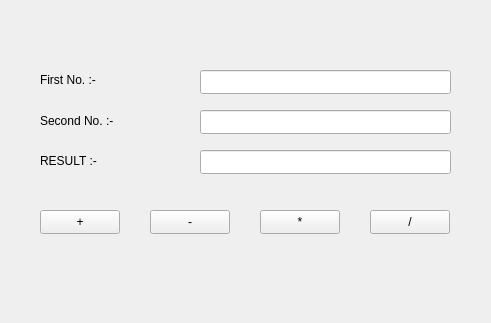
<?xml version="1.0" encoding="UTF-8"?>
<ui version="4.0">
 <class>MainFile1</class>
 <widget class="QMainWindow" name="MainFile1">
  <property name="geometry">
   <rect>
    <x>0</x>
    <y>0</y>
    <width>491</width>
    <height>323</height>
   </rect>
  </property>
  <property name="windowTitle">
   <string>MainFile1</string>
  </property>
  <widget class="QWidget" name="centralwidget">
   <widget class="QLabel" name="firstno">
    <property name="geometry">
     <rect>
      <x>40</x>
      <y>70</y>
      <width>91</width>
      <height>20</height>
     </rect>
    </property>
    <property name="text">
     <string>First No. :-</string>
    </property>
   </widget>
   <widget class="QLabel" name="secondno">
    <property name="geometry">
     <rect>
      <x>40</x>
      <y>110</y>
      <width>91</width>
      <height>21</height>
     </rect>
    </property>
    <property name="text">
     <string>Second No. :-</string>
    </property>
   </widget>
   <widget class="QLabel" name="result">
    <property name="geometry">
     <rect>
      <x>40</x>
      <y>150</y>
      <width>61</width>
      <height>21</height>
     </rect>
    </property>
    <property name="text">
     <string>RESULT :-</string>
    </property>
   </widget>
   <widget class="QPushButton" name="btnAdd">
    <property name="geometry">
     <rect>
      <x>40</x>
      <y>210</y>
      <width>80</width>
      <height>24</height>
     </rect>
    </property>
    <property name="text">
     <string>+</string>
    </property>
   </widget>
   <widget class="QPushButton" name="btnMinus">
    <property name="geometry">
     <rect>
      <x>150</x>
      <y>210</y>
      <width>80</width>
      <height>24</height>
     </rect>
    </property>
    <property name="text">
     <string>-</string>
    </property>
   </widget>
   <widget class="QPushButton" name="btnMultiply">
    <property name="geometry">
     <rect>
      <x>260</x>
      <y>210</y>
      <width>80</width>
      <height>24</height>
     </rect>
    </property>
    <property name="text">
     <string>*</string>
    </property>
   </widget>
   <widget class="QPushButton" name="btnDivide">
    <property name="geometry">
     <rect>
      <x>370</x>
      <y>210</y>
      <width>80</width>
      <height>24</height>
     </rect>
    </property>
    <property name="text">
     <string>/</string>
    </property>
   </widget>
   <widget class="QLineEdit" name="txtFirst">
    <property name="geometry">
     <rect>
      <x>200</x>
      <y>70</y>
      <width>251</width>
      <height>24</height>
     </rect>
    </property>
   </widget>
   <widget class="QLineEdit" name="txtSecond">
    <property name="geometry">
     <rect>
      <x>200</x>
      <y>110</y>
      <width>251</width>
      <height>24</height>
     </rect>
    </property>
   </widget>
   <widget class="QLineEdit" name="txtResult">
    <property name="geometry">
     <rect>
      <x>200</x>
      <y>150</y>
      <width>251</width>
      <height>24</height>
     </rect>
    </property>
    <property name="readOnly">
     <bool>true</bool>
    </property>
   </widget>
  </widget>
 </widget>
 <resources/>
 <connections/>
</ui>
